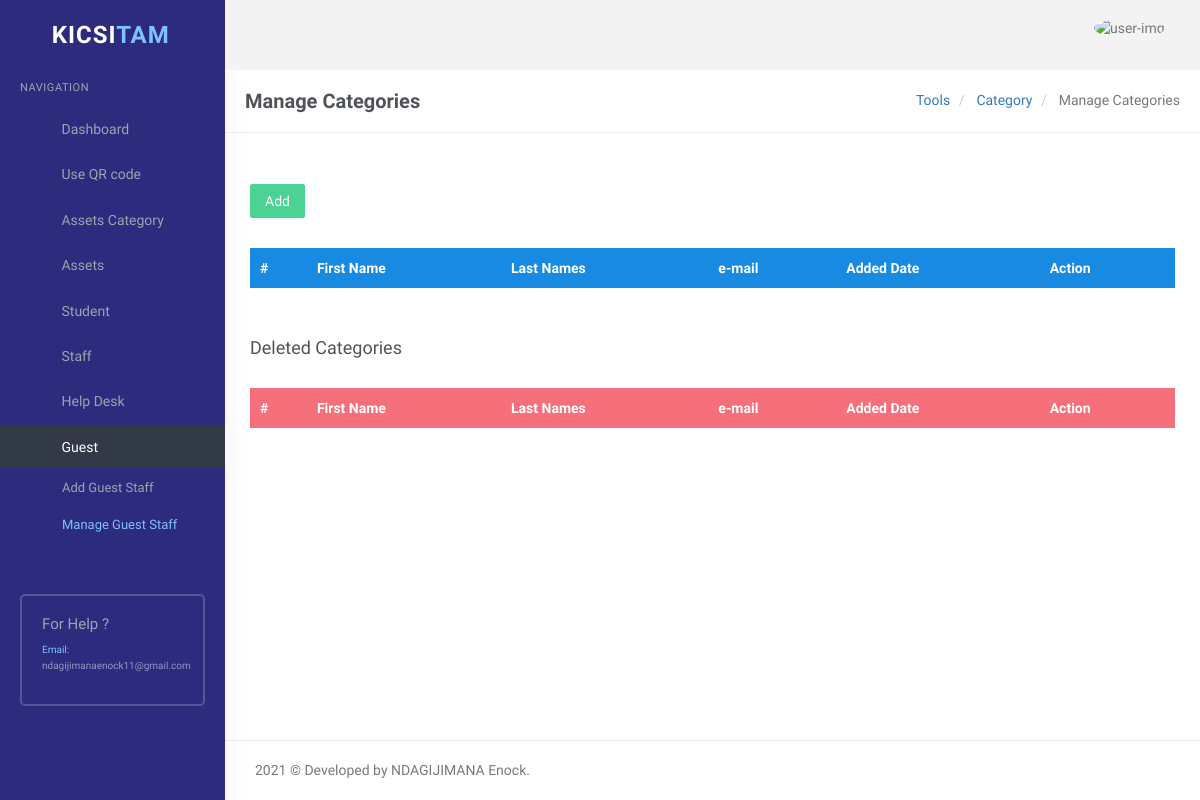
Before: /user/manage-guest.php (signed in) with the older database file.
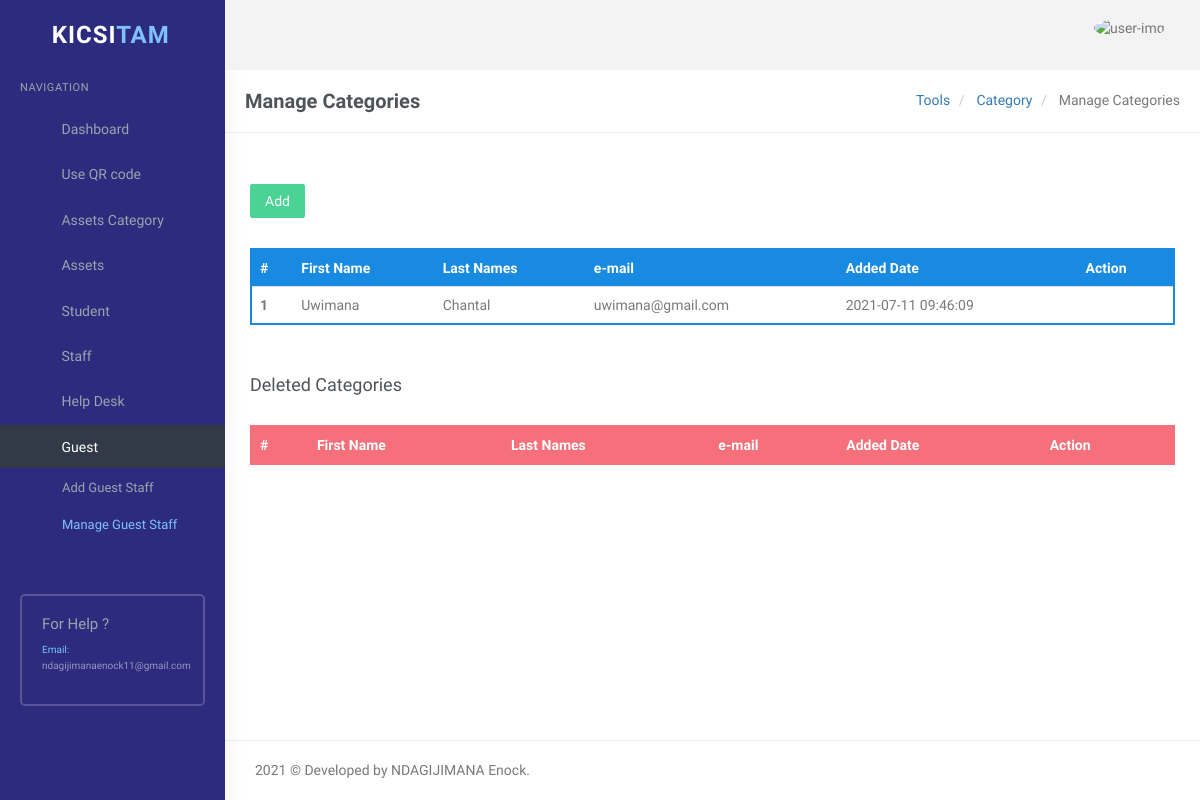
After: the same page with the newer database file.
### tables this page shows
CREATE TABLE `teachertbl` (
  `tid` int(11) NOT NULL,
  `Firstname` varchar(45) NOT NULL,
  `Lastname` varchar(45) NOT NULL,
  `phoneNumber` varchar(16) NOT NULL,
  `email` varchar(45) NOT NULL,
  `username` varchar(45) NOT NULL,
  `password` varchar(18) NOT NULL,
  `ActiveStatus` int(11) NOT NULL,
  `AddedDate` timestamp NOT NULL DEFAULT current_timestamp()
);

### user/manage-guest.php (the view, shortened to what the changed rows need)
<?php
if (strlen($_SESSION['id']) == 0) {
    header('location:index.php');
} else {
?>
    <!DOCTYPE html>
    <html lang="en">
    <head>
        <link href="assets/css/bootstrap.min.css" rel="stylesheet" type="text/css" />
        <link href="assets/css/core.css" rel="stylesheet" type="text/css" />
        <link href="assets/css/components.css" rel="stylesheet" type="text/css" />
        <link href="assets/css/icons.css" rel="stylesheet" type="text/css" />
        <link href="assets/css/pages.css" rel="stylesheet" type="text/css" />
        <link href="assets/css/menu.css" rel="stylesheet" type="text/css" />
        <link href="assets/css/responsive.css" rel="stylesheet" type="text/css" />
        <link rel="stylesheet" href="../plugins/switchery/switchery.min.css">
    </head>
    <body class="fixed-left">
        <div id="wrapper">
            <?php include('includes/topheader.php'); ?>
            <div class="content-page">
                <div class="content">
                    <div class="container">
                        <div class="row">
                            <div class="row">
                                <div class="col-md-12">
                                    <div class="demo-box m-t-20">
                                        <div class="table-responsive">
                                            <table class="table m-0 table-colored-bordered table-bordered-primary">
                                                <thead>
                                                    <tr>
                                                        <th>#</th>
                                                        <th>First Name</th>
                                                        <th>Last Names</th>
                                                        <th>e-mail</th>
                                                        <th>Added Date</th>
                                                        <th>Action</th>
                                                    </tr>
                                                </thead>
                                                <tbody>
                                                    <?php
                                                    $query = mysqli_query($con, "SELECT `tid`, `Firstname`, `Lastname`, `email`,
                                                     `ActiveStatus`, `AddedDate` FROM `teachertbl` WHERE ActiveStatus=2");
                                                    $cnt = 1;
                                                    while ($row = mysqli_fetch_array($query)) {
                                                    ?>
                                                        <tr>
                                                            <th scope="row"><?php echo htmlentities($cnt); ?></th>
                                                            <td><?php echo htmlentities($row['Firstname']); ?></td>
                                                            <td><?php echo htmlentities($row['Lastname']); ?></td>
                                                            <td><?php echo htmlentities($row['email']); ?></td>
                                                            <td><?php echo htmlentities($row['AddedDate']); ?></td>
                                                            <td>
                                                             </td>
                                                        </tr>
                                                    <?php
                                                        $cnt++;
                                                    } ?>
                                                </tbody>
                                            </table>
                                        </div>
                                    </div>
                                </div>
                            </div>
                            <div class="row">
                                <div class="col-md-12">
                                    <div class="demo-box m-t-20">
                                        <div class="table-responsive">
                                            <table class="table m-0 table-colored-bordered table-bordered-danger">
                                                <thead>
                                                    <tr>
                                                    <th>#</th>
                                                        <th>First Name</th>
                                                        <th>Last Names</th>
                                                        <th>e-mail</th>
                                                        <th>Added Date</th>
                                                        <th>Action</th>
                                                    </tr>
                                                </thead>
                                            </table>
                                        </div>
                                    </div>
                                </div>
                            </div>
                        </div>
                    </div>
                </div>
            </div>
    </body>
    </html>
<?php } ?>

Changed rows visible on the page:
added teachertbl: Firstname "Uwimana", Lastname "Chantal", email "uwimana@gmail.com", AddedDate "2021-07-11 09:46:09"
